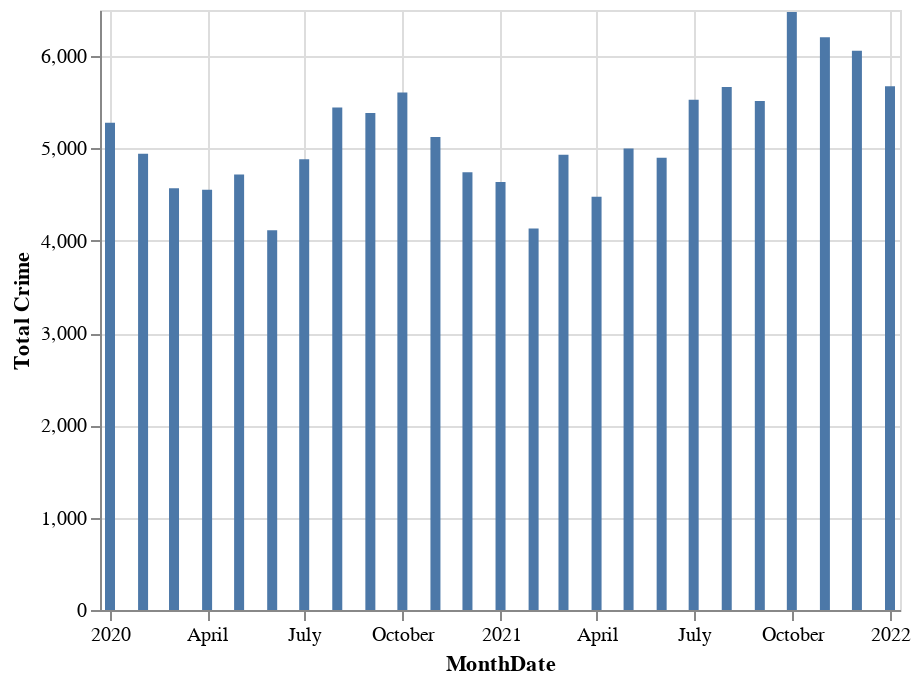

The notebook cell saved with this chart:
### Code cell
bar

### Figure 1 — Vega-Lite specification as saved in the notebook (floating-point values rounded to 4 significant figures)
{"config": {"view": {"continuousWidth": 400, "continuousHeight": 300}}, "data": {"name": "data-6ab8dc6fc2da462f96065d674262ea1b"}, "mark": "bar", "encoding": {"x": {"field": "MonthDate", "type": "temporal"}, "y": {"field": "Total Crime", "type": "quantitative"}}, "$schema": "https://vega.github.io/schema/vega-lite/v4.17.0.json", "datasets": {"data-6ab8dc6fc2da462f96065d674262ea1b": [{"index": 0, "MonthYear": "January, 2020", "Total Crime": 5278, "MonthDate": "2020-01-01T00:00:00", "Drug Crime": 138, "Non-Drug Crime": 5140, "Percentage of Drug Related Crime (%)": 2.615}, {"index": 1, "MonthYear": "February, 2020", "Total Crime": 4942, "MonthDate": "2020-02-01T00:00:00", "Drug Crime": 146, "Non-Drug Crime": 4796, "Percentage of Drug Related Crime (%)": 2.954}, {"index": 2, "MonthYear": "March, 2020", "Total Crime": 4570, "MonthDate": "2020-03-01T00:00:00", "Drug Crime": 108, "Non-Drug Crime": 4462, "Percentage of Drug Related Crime (%)": 2.363}, {"index": 3, "MonthYear": "April, 2020", "Total Crime": 4552, "MonthDate": "2020-04-01T00:00:00", "Drug Crime": 139, "Non-Drug Crime": 4413, "Percentage of Drug Related Crime (%)": 3.054}, {"index": 4, "MonthYear": "May, 2020", "Total Crime": 4719, "MonthDate": "2020-05-01T00:00:00", "Drug Crime": 188, "Non-Drug Crime": 4531, "Percentage of Drug Related Crime (%)": 3.984}, {"index": 5, "MonthYear": "June, 2020", "Total Crime": 4115, "MonthDate": "2020-06-01T00:00:00", "Drug Crime": 20, "Non-Drug Crime": 4095, "Percentage of Drug Related Crime (%)": 0.486}, {"index": 6, "MonthYear": "July, 2020", "Total Crime": 4882, "MonthDate": "2020-07-01T00:00:00", "Drug Crime": 40, "Non-Drug Crime": 4842, "Percentage of Drug Related Crime (%)": 0.8193}, {"index": 7, "MonthYear": "August, 2020", "Total Crime": 5445, "MonthDate": "2020-08-01T00:00:00", "Drug Crime": 28, "Non-Drug Crime": 5417, "Percentage of Drug Related Crime (%)": 0.5142}, {"index": 8, "MonthYear": "September, 2020", "Total Crime": 5385, "MonthDate": "2020-09-01T00:00:00", "Drug Crime": 38, "Non-Drug Crime": 5347, "Percentage of Drug Related Crime (%)": 0.7057}, {"index": 9, "MonthYear": "October, 2020", "Total Crime": 5607, "MonthDate": "2020-10-01T00:00:00", "Drug Crime": 50, "Non-Drug Crime": 5557, "Percentage of Drug Related Crime (%)": 0.8917}, {"index": 10, "MonthYear": "November, 2020", "Total Crime": 5123, "MonthDate": "2020-11-01T00:00:00", "Drug Crime": 44, "Non-Drug Crime": 5079, "Percentage of Drug Related Crime (%)": 0.8589}, {"index": 11, "MonthYear": "December, 2020", "Total Crime": 4743, "MonthDate": "2020-12-01T00:00:00", "Drug Crime": 37, "Non-Drug Crime": 4706, "Percentage of Drug Related Crime (%)": 0.7801}, {"index": 12, "MonthYear": "January, 2021", "Total Crime": 4638, "MonthDate": "2021-01-01T00:00:00", "Drug Crime": 42, "Non-Drug Crime": 4596, "Percentage of Drug Related Crime (%)": 0.9056}, {"index": 0, "MonthYear": "February, 2021", "Total Crime": 4132, "MonthDate": "2021-02-01T00:00:00", "Drug Crime": 25, "Non-Drug Crime": 4107, "Percentage of Drug Related Crime (%)": 0.605}, {"index": 1, "MonthYear": "March, 2021", "Total Crime": 4933, "MonthDate": "2021-03-01T00:00:00", "Drug Crime": 41, "Non-Drug Crime": 4892, "Percentage of Drug Related Crime (%)": 0.8311}, {"index": 2, "MonthYear": "April, 2021", "Total Crime": 4478, "MonthDate": "2021-04-01T00:00:00", "Drug Crime": 32, "Non-Drug Crime": 4446, "Percentage of Drug Related Crime (%)": 0.7146}, {"index": 3, "MonthYear": "May, 2021", "Total Crime": 5000, "MonthDate": "2021-05-01T00:00:00", "Drug Crime": 30, "Non-Drug Crime": 4970, "Percentage of Drug Related Crime (%)": 0.6}, {"index": 4, "MonthYear": "June, 2021", "Total Crime": 4899, "MonthDate": "2021-06-01T00:00:00", "Drug Crime": 20, "Non-Drug Crime": 4879, "Percentage of Drug Related Crime (%)": 0.4082}, {"index": 5, "MonthYear": "July, 2021", "Total Crime": 5527, "MonthDate": "2021-07-01T00:00:00", "Drug Crime": 29, "Non-Drug Crime": 5498, "Percentage of Drug Related Crime (%)": 0.5247}, {"index": 6, "MonthYear": "August, 2021", "Total Crime": 5665, "MonthDate": "2021-08-01T00:00:00", "Drug Crime": 31, "Non-Drug Crime": 5634, "Percentage of Drug Related Crime (%)": 0.5472}, {"index": 7, "MonthYear": "September, 2021", "Total Crime": 5513, "MonthDate": "2021-09-01T00:00:00", "Drug Crime": 25, "Non-Drug Crime": 5488, "Percentage of Drug Related Crime (%)": 0.4535}, {"index": 8, "MonthYear": "October, 2021", "Total Crime": 6477, "MonthDate": "2021-10-01T00:00:00", "Drug Crime": 44, "Non-Drug Crime": 6433, "Percentage of Drug Related Crime (%)": 0.6793}, {"index": 9, "MonthYear": "November, 2021", "Total Crime": 6206, "MonthDate": "2021-11-01T00:00:00", "Drug Crime": 26, "Non-Drug Crime": 6180, "Percentage of Drug Related Crime (%)": 0.4189}, {"index": 10, "MonthYear": "December, 2021", "Total Crime": 6058, "MonthDate": "2021-12-01T00:00:00", "Drug Crime": 24, "Non-Drug Crime": 6034, "Percentage of Drug Related Crime (%)": 0.3962}, {"index": 11, "MonthYear": "January, 2022", "Total Crime": 5673, "MonthDate": "2022-01-01T00:00:00", "Drug Crime": 38, "Non-Drug Crime": 5635, "Percentage of Drug Related Crime (%)": 0.6698}]}}
